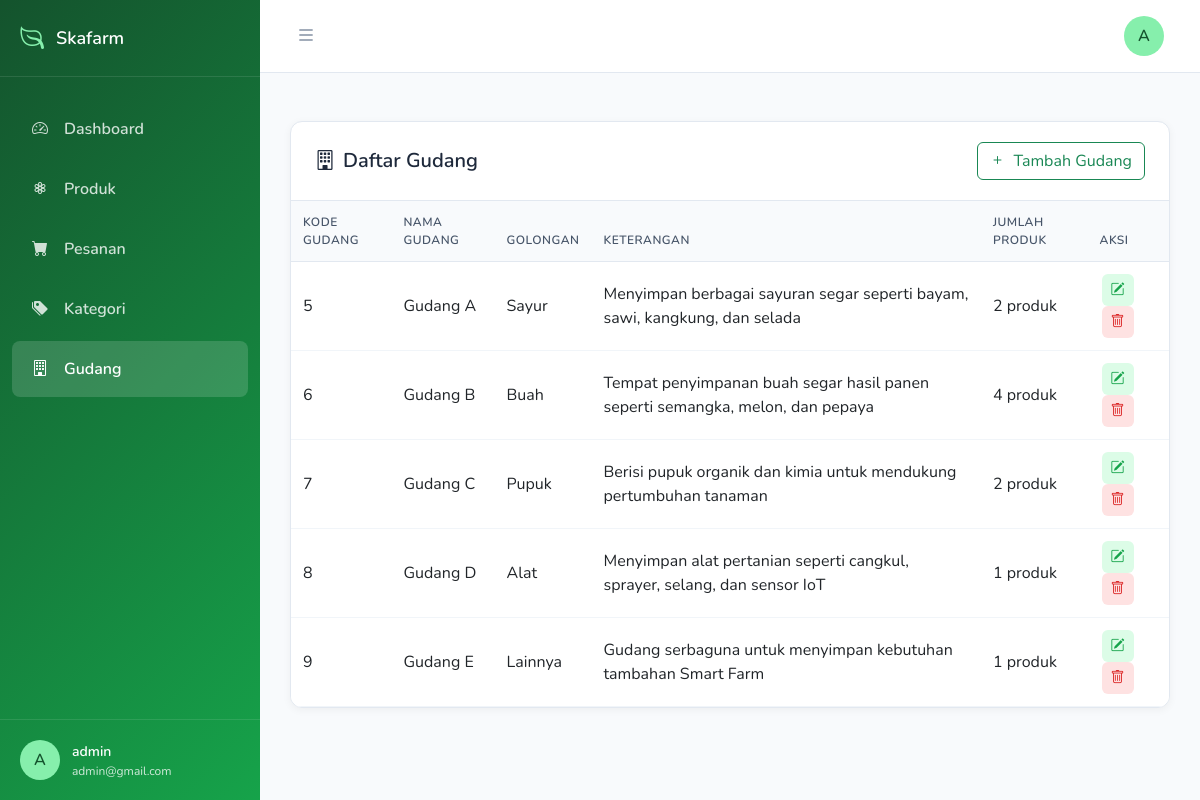
Page /index.php?controller=gudang&action=index (signed in) on the committed database.
### tables this page shows
CREATE TABLE `master_gudang` (
  `kode_gudang` int NOT NULL,
  `nama_gudang` varchar(255) NOT NULL,
  `golongan` varchar(255) NOT NULL,
  `keterangan` text NOT NULL
);

### controllers/GudangController.php (called while the page is built, shortened)
<?php
require_once(__DIR__ . '/../models/Gudang.php');
class GudangController
{
    private $model;
    public function __construct($conn)
    {
        $this->model = new Gudang($conn);
    }
    public function index()
    {
        $data = $this->model->getAll();
        require_once(__DIR__ . '/../views/dashboard/gudang.php');
    }
}

### models/Gudang.php (called while the page is built, shortened)
<?php
class Gudang
{
    private $conn;
    public function __construct($db)
    {
        $this->conn = $db;
    }
    public function getAll()
    {
        $sql = "SELECT g.*, COUNT(b.kode_barang) AS total_produk
                FROM master_gudang g
                LEFT JOIN master_barang b ON g.kode_gudang = b.kode_gudang
                GROUP BY g.kode_gudang";
        return mysqli_query($this->conn, $sql);
    }
}

### views/dashboard/gudang.php (the view, shortened to what this page needs)
<?php require_once(__DIR__ . "/../components/dashboard/head.php"); ?>
<?php require_once(__DIR__ . "/../components/dashboard/sidebar.php"); ?>
<div class="main-content" id="mainContent">
  <?php require_once(__DIR__ . "/../components/dashboard/header.php"); ?>
  <div class="table-section pt-5">
    <div class="table-card">
      <div class="table-header">
        <h5><i class="bi bi-building me-2"></i>Daftar Gudang</h5>
        <button class="btn btn-outline-success" data-bs-toggle="modal" data-bs-target="#gudangModal">
          <i class="bi bi-plus me-2"></i>Tambah Gudang
        </button>
      </div>
      <div class="table-responsive">
        <table class="table table-hover">
          <thead>
            <tr>
              <th>Kode Gudang</th>
              <th>Nama Gudang</th>
              <th>Golongan</th>
              <th>Keterangan</th>
              <th>Jumlah Produk</th>
              <th>Aksi</th>
            </tr>
          </thead>
          <tbody>
            <?php if ($data && mysqli_num_rows($data) > 0): ?>
              <?php while ($row = mysqli_fetch_assoc($data)): ?>
                <tr>
                  <td><?= $row['kode_gudang'] ?></td>
                  <td><?= $row['nama_gudang'] ?></td>
                  <td><?= $row['golongan'] ?></td>
                  <td><?= $row['keterangan'] ?></td>
                  <td><?= $row['total_produk'] ?> produk</td>
                  <td>
                    <button class="action-btn btn-edit"
                      data-bs-toggle="modal"
                      data-bs-target="#gudangModal"
                      data-id="<?= $row['kode_gudang'] ?>"
                      data-nama="<?= $row['nama_gudang'] ?>"
                      data-golongan="<?= $row['golongan'] ?>"
                      data-keterangan="<?= $row['keterangan'] ?>">
                      <i class="bi bi-pencil-square"></i>
                    </button>
                    <button class="action-btn btn-delete"
                      data-bs-toggle="modal"
                      data-bs-target="#confirmModal"
                      data-id="<?= $row['kode_gudang'] ?>">
                      <i class="bi bi-trash"></i>
                    </button>
                  </td>
                </tr>
              <?php endwhile; ?>
            <?php else: ?>
              <tr>
                <td colspan="6" class="text-center">Belum ada data gudang</td>
              </tr>
            <?php endif; ?>
          </tbody>
        </table>
      </div>
    </div>
  </div>
</div>
<?php require_once(__DIR__ . "/../components/dashboard/footer.php"); ?>

### assets/css/style.css (style rules this page uses)
body { box-sizing: border-box; font-family: "Nunito", sans-serif; background-color: #f8fafc; margin: 0; overflow-x: hidden; }
.main-content { margin-left: 260px; transition: margin-left 0.3s ease; min-height: 100vh; }
.table-section { padding: 0 30px; margin-bottom: 30px; }
.table-card { background: white; border-radius: 12px; box-shadow: 0 2px 8px rgba(0, 0, 0, 0.05); border: 1px solid #e2e8f0; overflow: hidden; }
.table-header { padding: 20px 24px; border-bottom: 1px solid #e2e8f0; display: flex; justify-content: space-between; align-items: center; }
.table-header h5 { margin: 0; font-weight: 600; color: #1e293b; }
.table-responsive { max-height: 900px; overflow-y: auto; }
.table { margin-bottom: 0; }
.table th { background: #f8fafc; border-bottom: 1px solid #e2e8f0; font-weight: 600; color: #475569; font-size: 12px; text-transform: uppercase; letter-spacing: 0.5px; padding: 12px; }
.table td { padding: 12px; vertical-align: middle; border-bottom: 1px solid #f1f5f9; }
.action-btn { width: 32px; height: 32px; border-radius: 6px; border: none; display: inline-flex; align-items: center; justify-content: center; margin: 0 2px; font-size: 14px; cursor: pointer; }
.btn-edit { background: #dcfce7; color: #16a34a; }
.btn-delete { background: #fee2e2; color: #dc2626; }

### rows in the picture
master_gudang: kode_gudang "5", nama_gudang "Gudang A", golongan "Sayur", keterangan "Menyimpan berbagai sayuran segar seperti bayam, sawi, kangkung, dan selada", total_produk "2"
master_gudang: kode_gudang "6", nama_gudang "Gudang B", golongan "Buah", keterangan "Tempat penyimpanan buah segar hasil panen seperti semangka, melon, dan pepaya", total_produk "4"
master_gudang: kode_gudang "7", nama_gudang "Gudang C", golongan "Pupuk", keterangan "Berisi pupuk organik dan kimia untuk mendukung pertumbuhan tanaman", total_produk "2"
master_gudang: kode_gudang "8", nama_gudang "Gudang D", golongan "Alat", keterangan "Menyimpan alat pertanian seperti cangkul, sprayer, selang, dan sensor IoT", total_produk "1"
master_gudang: kode_gudang "9", nama_gudang "Gudang E", golongan "Lainnya", keterangan "Gudang serbaguna untuk menyimpan kebutuhan tambahan Smart Farm", total_produk "1"

### other values in the picture
getInitials($_SESSION['username'] ?? "User") "A"
$_SESSION['username'] "admin"
$_SESSION['email'] "admin@gmail.com"
